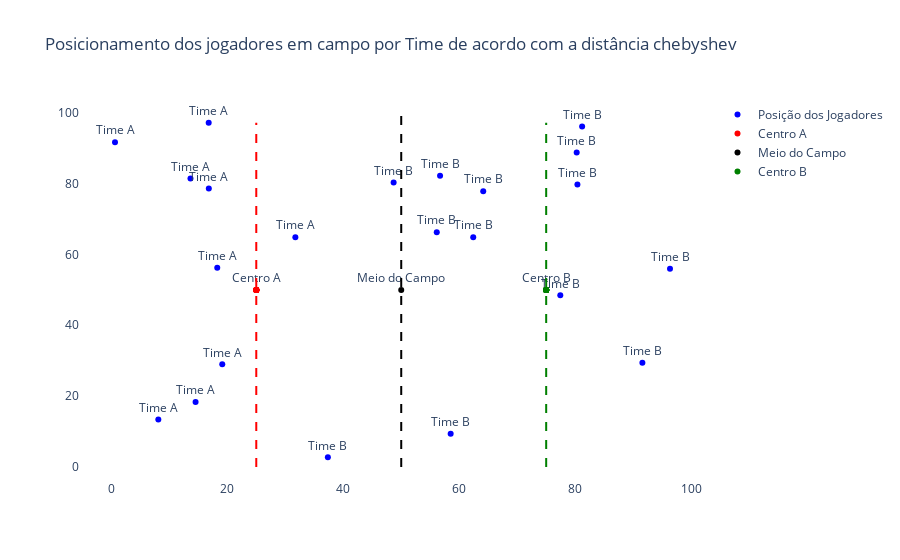

Write notebook code for a chart like this one.
### Code cell
# visualizando os dados

# Create the figure
fig = go.Figure()

# Add the first scatter plot (blue dots) with labels for each point
fig.add_trace(go.Scatter(
    x=df_jogadores['Player_Position_X'],
    y=df_jogadores['Player_Position_Y'],
    mode='markers+text',  # Use markers and add text labels
    name='Posição dos Jogadores',
    marker=dict(color='blue'),
    text=[f"{i}" for i in df_jogadores['Grupo_dist_cheb']],  # Labels for each point
    textposition='top center'  # Position of the text
))

# Add the second scatter plot (red dots) with labels for each point
fig.add_trace(go.Scatter(
    x=df_jogadores['Center_Side_A_X'],
    y=df_jogadores['Center_Side_A_Y'],
    mode='markers+text',  # Use markers and add text labels
    name='Centro A',
    marker=dict(color='red'),
    text=['Centro A'],  # Label for this point
    textposition='top center'  # Position of the text
))

# Add the second scatter plot (red dots) with labels for each point
fig.add_trace(go.Scatter(
    x=np.array(50),
    y=np.array(50),
    mode='markers+text',  # Use markers and add text labels
    name='Meio do Campo',
    marker=dict(color='black'),
    text=['Meio do Campo'],  # Label for this point
    textposition='top center'  # Position of the text
))

# Add the third scatter plot (green dots) with labels for each point
fig.add_trace(go.Scatter(
    x=df_jogadores['Center_Side_B_X'],
    y=df_jogadores['Center_Side_B_Y'],
    mode='markers+text',  # Use markers and add text labels
    name='Centro B',
    marker=dict(color='green'),
    text=['Centro B'],  # Label for this point
    textposition='top center'  # Position of the text
))

# Add vertical lines at Center_Side_A_X and Center_Side_B_X
fig.add_shape(
    go.layout.Shape(
        type="line",  # Type of shape is a line
        x0=df_jogadores['Center_Side_A_X'][0],  # X position for Center A
        y0=0,  # Starting y position
        x1=df_jogadores['Center_Side_A_X'][0],  # Same x position for the vertical line
        y1=max(df_jogadores['Player_Position_Y']),  # Ending y position
        line=dict(color="red", dash="dash")  # Line color and style
    )
)

fig.add_shape(
    go.layout.Shape(
        type="line",  # Type of shape is a line
        x0=df_jogadores['Center_Side_B_X'][0],  # X position for Center B
        y0=0,  # Starting y position
        x1=df_jogadores['Center_Side_B_X'][0],  # Same x position for the vertical line
        y1=max(df_jogadores['Player_Position_Y']),  # Ending y position
        line=dict(color="green", dash="dash")  # Line color and style
    )
)

fig.add_shape(
    go.layout.Shape(
        type="line",  # Type of shape is a line
        x0=50,  # X position for Center B
        y0=0,  # Starting y position
        x1=50,  # Same x position for the vertical line
        y1=100,  # Ending y position
        line=dict(color="black", dash="dash")  # Line color and style
    )
)



# Add title to the plot
fig.update_layout(title="Posicionamento dos jogadores em campo por Time de acordo com a distância chebyshev")

# Remove background color (make transparent)
fig.update_layout(
    plot_bgcolor='rgba(0, 0, 0, 0)',  # Transparent background for the plot area
    paper_bgcolor='rgba(0, 0, 0, 0)'  # Transparent background for the whole figure
)

# Show the figure
fig.show()

### Figure 1 — Plotly figure (JSON) as saved in the notebook; plotly's stock layout.template omitted (floating-point values rounded to 4 significant figures)
{"data": [{"marker": {"color": "blue"}, "mode": "markers+text", "name": "Posição dos Jogadores", "text": ["Time A", "Time B", "Time A", "Time A", "Time A", "Time A", "Time A", "Time A", "Time A", "Time B", "Time A", "Time B", "Time B", "Time B", "Time B", "Time B", "Time B", "Time B", "Time B", "Time B", "Time B", "Time B"], "textposition": "top center", "type": "scatter", "x": [8.107, 48.69, 31.74, 13.65, 19.13, 16.79, 18.27, 14.53, 16.81, 37.35, 0.6349, 56.7, 80.26, 80.39, 64.14, 62.42, 56.13, 91.59, 58.53, 81.2, 77.43, 96.36], "y": [13.36, 80.31, 64.87, 81.46, 28.99, 97.19, 56.27, 18.32, 78.66, 2.737, 91.7, 82.2, 88.82, 79.76, 77.86, 64.9, 66.3, 29.39, 9.402, 96.14, 48.47, 55.96]}, {"marker": {"color": "red"}, "mode": "markers+text", "name": "Centro A", "text": ["Centro A"], "textposition": "top center", "type": "scatter", "x": [25.0, 25.0, 25.0, 25.0, 25.0, NaN, 25.0, 25.0, 25.0, 25.0, 25.0, 25.0, 25.0, 25.0, NaN, 25.0, 25.0, 25.0, 25.0, 25.0, 25.0, 25.0], "y": [50.0, 50.0, NaN, 50.0, 50.0, 50.0, 50.0, 50.0, 50.0, 50.0, 50.0, 50.0, 50.0, 50.0, 50.0, 50.0, NaN, 50.0, 50.0, 50.0, 50.0, 50.0]}, {"marker": {"color": "black"}, "mode": "markers+text", "name": "Meio do Campo", "text": ["Meio do Campo"], "textposition": "top center", "type": "scatter", "x": [50], "y": [50]}, {"marker": {"color": "green"}, "mode": "markers+text", "name": "Centro B", "text": ["Centro B"], "textposition": "top center", "type": "scatter", "x": [75, 75, 75, 75, 75, 75, 75, 75, 75, 75, 75, 75, 75, 75, 75, 75, 75, 75, 75, 75, 75, 75], "y": [50, 50, 50, 50, 50, 50, 50, 50, 50, 50, 50, 50, 50, 50, 50, 50, 50, 50, 50, 50, 50, 50]}], "layout": {"paper_bgcolor": "rgba(0, 0, 0, 0)", "plot_bgcolor": "rgba(0, 0, 0, 0)", "shapes": [{"line": {"color": "red", "dash": "dash"}, "type": "line", "x0": 25, "x1": 25, "y0": 0, "y1": 97.19}, {"line": {"color": "green", "dash": "dash"}, "type": "line", "x0": 75, "x1": 75, "y0": 0, "y1": 97.19}, {"line": {"color": "black", "dash": "dash"}, "type": "line", "x0": 50, "x1": 50, "y0": 0, "y1": 100}], "title": {"text": "Posicionamento dos jogadores em campo por Time de acordo com a distância chebyshev"}}}
